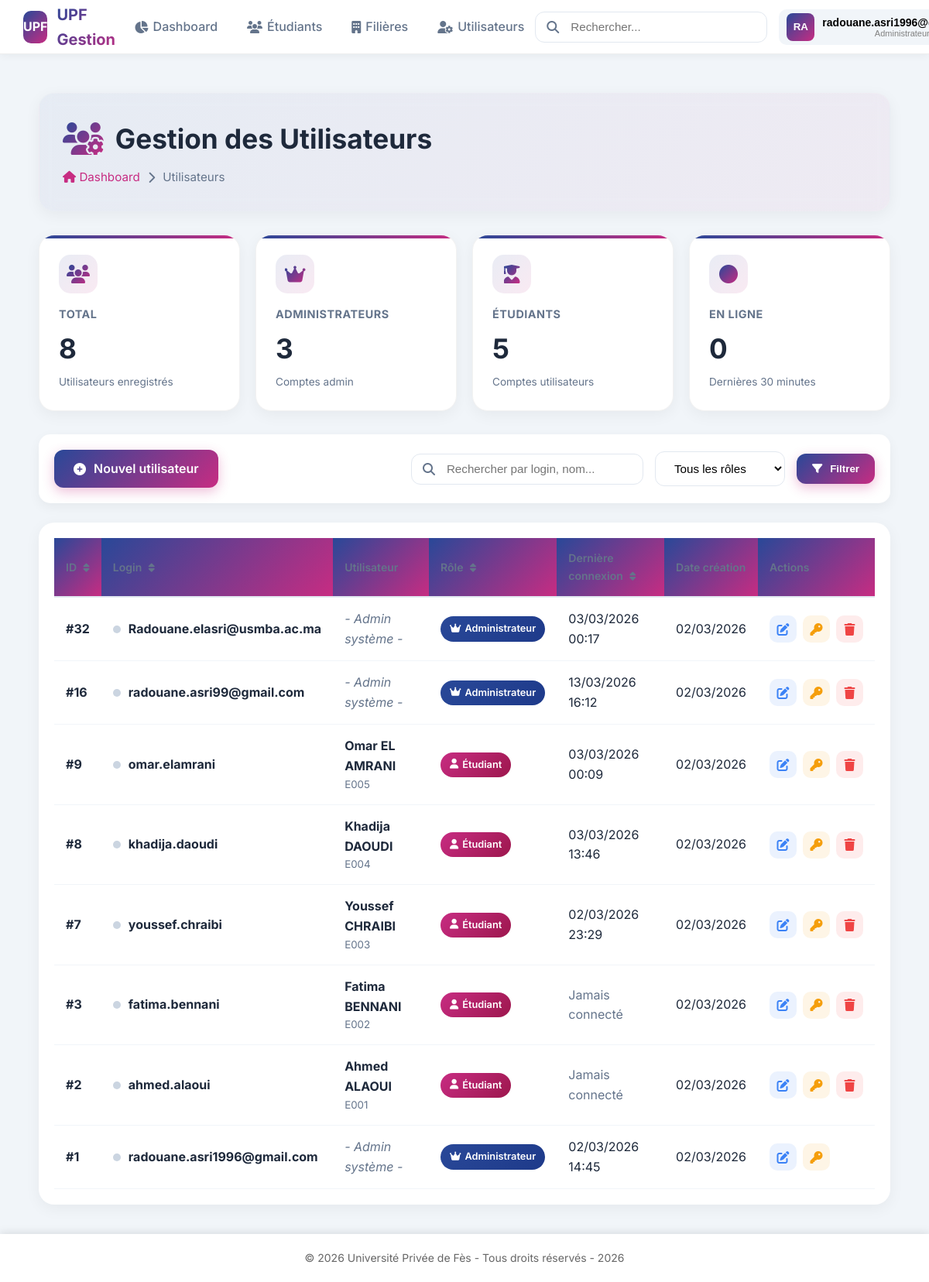
/admin/utilisateurs/liste.php (signed in), run on the app's committed database.
### tables this page shows
CREATE TABLE `utilisateurs` (
  `id` int(11) NOT NULL,
  `login` varchar(50) NOT NULL,
  `password` varchar(255) NOT NULL,
  `photo` varchar(255) DEFAULT NULL,
  `role` enum('admin','user') NOT NULL,
  `etudiant_id` varchar(10) DEFAULT NULL,
  `derniere_connexion` datetime DEFAULT NULL,
  `created_at` datetime NOT NULL
);

CREATE TABLE `etudiants` (
  `Code` varchar(10) NOT NULL,
  `Nom` varchar(50) NOT NULL,
  `Prenom` varchar(50) NOT NULL,
  `Filiere` varchar(10) DEFAULT NULL,
  `FNote` decimal(4,2) DEFAULT NULL,
  `Photo` varchar(255) DEFAULT NULL,
  `date_naissance` date DEFAULT NULL,
  `email` varchar(100) DEFAULT NULL,
  `telephone` varchar(20) DEFAULT NULL,
  `created_at` datetime NOT NULL
);

### admin/utilisateurs/liste.php (the view, shortened to what this page needs)
<?php
require_once '../../includes/header.php';
$pdo = getConnexion();
$page = isset($_GET['page']) ? (int)$_GET['page'] : 1;
$limit = 10;
$offset = ($page - 1) * $limit;
$search = isset($_GET['search']) ? trim($_GET['search']) : '';
$sort = isset($_GET['sort']) ? $_GET['sort'] : 'id';
$order = isset($_GET['order']) ? $_GET['order'] : 'DESC';
$sql = "SELECT u.*, e.Nom, e.Prenom, e.Code as etudiant_code
        FROM utilisateurs u
        LEFT JOIN etudiants e ON u.etudiant_id = e.Code
        WHERE 1=1";
$allowedSorts = ['id', 'login', 'role', 'derniere_connexion'];
$sort = in_array($sort, $allowedSorts) ? $sort : 'id';
$order = strtoupper($order) === 'ASC' ? 'ASC' : 'DESC';
$sql .= " ORDER BY u.$sort $order LIMIT :limit OFFSET :offset";
$stmt = $pdo->prepare($sql);
$stmt->bindValue(':limit', $limit, PDO::PARAM_INT);
$stmt->bindValue(':offset', $offset, PDO::PARAM_INT);
$stmt->execute();
$users = $stmt->fetchAll();
$stats = [
    'total' => $pdo->query("SELECT COUNT(*) FROM utilisateurs")->fetchColumn(),
    'admins' => $pdo->query("SELECT COUNT(*) FROM utilisateurs WHERE role = 'admin'")->fetchColumn(),
    'users' => $pdo->query("SELECT COUNT(*) FROM utilisateurs WHERE role = 'user'")->fetchColumn(),
    'online' => $pdo->query("SELECT COUNT(*) FROM utilisateurs WHERE derniere_connexion > DATE_SUB(NOW(), INTERVAL 30 MINUTE)")->fetchColumn()
];
?>
<div class="users-management">
    <div class="page-header">
        <h1>
            <i class="fas fa-users-cog"></i>
            Gestion des Utilisateurs
        </h1>
        <div class="breadcrumb">
            <a href="../dashboard.php"><i class="fas fa-home"></i> Dashboard</a>
            <i class="fas fa-chevron-right"></i>
            <span>Utilisateurs</span>
        </div>
    </div>
    <div class="stats-grid">
        <div class="stat-card">
            <div class="stat-icon">
                <i class="fas fa-users"></i>
            </div>
            <div class="stat-content">
                <h3>Total</h3>
                <div class="stat-number"><?php echo $stats['total']; ?></div>
                <div class="stat-label">Utilisateurs enregistrés</div>
            </div>
        </div>
        <div class="stat-card">
            <div class="stat-icon">
                <i class="fas fa-crown"></i>
            </div>
            <div class="stat-content">
                <h3>Administrateurs</h3>
                <div class="stat-number"><?php echo $stats['admins']; ?></div>
                <div class="stat-label">Comptes admin</div>
            </div>
        </div>
        <div class="stat-card">
            <div class="stat-icon">
                <i class="fas fa-user-graduate"></i>
            </div>
            <div class="stat-content">
                <h3>Étudiants</h3>
                <div class="stat-number"><?php echo $stats['users']; ?></div>
                <div class="stat-label">Comptes utilisateurs</div>
            </div>
        </div>
        <div class="stat-card">
            <div class="stat-icon">
                <i class="fas fa-circle"></i>
            </div>
            <div class="stat-content">
                <h3>En ligne</h3>
                <div class="stat-number"><?php echo $stats['online']; ?></div>
                <div class="stat-label">Dernières 30 minutes</div>
            </div>
        </div>
    </div>
    <div class="toolbar">
        <a href="ajouter.php" class="btn-add">
            <i class="fas fa-plus-circle"></i>
            Nouvel utilisateur
        </a>
        <div class="filters">
            <div class="search-box">
                <i class="fas fa-search"></i>
                <input type="text" id="searchInput" placeholder="Rechercher par login, nom..."
                       value="<?php echo htmlspecialchars($search); ?>">
            </div>
            <select class="filter-select" id="roleFilter">
                <option value="">Tous les rôles</option>
            </select>
            <button class="btn-add" onclick="applyFilters()" style="padding: 12px 20px;">
                <i class="fas fa-filter"></i>
                Filtrer
            </button>
        </div>
    </div>
    <div class="table-container">
        <table class="modern-table">
            <thead>
                <tr>
                    <th onclick="sortTable('id')">
                        ID <i class="fas fa-sort"></i>
                    </th>
                    <th onclick="sortTable('login')">
                        Login <i class="fas fa-sort"></i>
                    </th>
                    <th>Utilisateur</th>
                    <th onclick="sortTable('role')">
                        Rôle <i class="fas fa-sort"></i>
                    </th>
                    <th onclick="sortTable('derniere_connexion')">
                        Dernière connexion <i class="fas fa-sort"></i>
                    </th>
                    <th>Date création</th>
                    <th>Actions</th>
                </tr>
            </thead>
            <tbody>
                <?php if (count($users) > 0): ?>
                    <?php foreach ($users as $user):
                        $isOnline = $user['derniere_connexion'] && strtotime($user['derniere_connexion']) > strtotime('-30 minutes');
                    ?>
                        <tr>
                            <td><strong>#<?php echo $user['id']; ?></strong></td>
                            <td>
                                <div style="display: flex; align-items: center; gap: 10px;">
                                    <div class="online-status">
                                        <span class="online-dot <?php echo $isOnline ? 'active' : ''; ?>"></span>
                                    </div>
                                    <strong><?php echo htmlspecialchars($user['login']); ?></strong>
                                </div>
                            </td>
                            <td>
                                <?php if ($user['etudiant_id']): ?>
                                    <div style="display: flex; flex-direction: column;">
                                        <strong><?php echo htmlspecialchars($user['Prenom'] . ' ' . $user['Nom']); ?></strong>
                                        <small style="color: var(--gray);"><?php echo $user['etudiant_id']; ?></small>
                                    </div>
                                <?php else: ?>
                                    <em style="color: var(--gray);">- Admin système -</em>
                                <?php endif; ?>
                            </td>
                            <td>
                                <?php if ($user['role'] === 'admin'): ?>
                                    <span class="role-badge role-admin">
                                        <i class="fas fa-crown"></i>
                                        Administrateur
                                    </span>
                                <?php else: ?>
                                    <span class="role-badge role-user">
                                        <i class="fas fa-user"></i>
                                        Étudiant
                                    </span>
                                <?php endif; ?>
                            </td>
                            <td>
                                <?php if ($user['derniere_connexion']): ?>
                                    <div style="display: flex; flex-direction: column;">
                                        <span><?php echo date('d/m/Y H:i', strtotime($user['derniere_connexion'])); ?></span>
                                    </div>
                                <?php else: ?>
                                    <span style="color: var(--gray);">Jamais connecté</span>
                                <?php endif; ?>
                            </td>
                            <td><?php echo date('d/m/Y', strtotime($user['created_at'])); ?></td>
                            <td>
                                <div class="actions">
                                    <a href="modifier.php?id=<?php echo $user['id']; ?>" class="action-btn edit" title="Modifier">
                                        <i class="fas fa-edit"></i>
                                    </a>
                                    <a href="reset_password.php?id=<?php echo $user['id']; ?>" class="action-btn reset" title="Réinitialiser mot de passe" onclick="return confirm('Voulez-vous réinitialiser le mot de passe de cet utilisateur ?')">
                                        <i class="fas fa-key"></i>
                                    </a>
                                    <?php if ($user['id'] != $_SESSION['user_id']): ?>
                                        <a href="supprimer.php?id=<?php echo $user['id']; ?>" class="action-btn delete" title="Supprimer" onclick="return confirm('Êtes-vous sûr de vouloir supprimer cet utilisateur ?')">
                                            <i class="fas fa-trash"></i>
                                        </a>
                                    <?php endif; ?>
                                </div>
                            </td>
                        </tr>
                    <?php endforeach; ?>
                <?php endif; ?>
            </tbody>
        </table>
    </div>
</div>
<?php require_once '../../includes/footer.php'; ?>

### assets/style.css (style rules this page uses)
:root { --upf-blue: #294898; --upf-pink: #C72C82; --upf-gray: #f5f5f5; --white: #ffffff; --dark: #333333; --success: #28a745; --danger: #dc3545; --warning: #ffc107; --info: #17a2b8; }
* { margin: 0; padding: 0; box-sizing: border-box; }
body { font-family: 'Segoe UI', Tahoma, Geneva, Verdana, sans-serif; background: linear-gradient(135deg, var(--upf-blue) 0%, var(--upf-pink) 100%); min-height: 100vh; line-height: 1.6; }
.table-container { background: var(--white); border-radius: 10px; padding: 20px; box-shadow: 0 5px 20px rgba(0, 0, 0, 0.1); overflow-x: auto; }
table { width: 100%; border-collapse: collapse; }
th { background: linear-gradient(135deg, var(--upf-blue), var(--upf-pink)); color: white; padding: 12px; font-size: 14px; text-align: left; }
td { padding: 12px; border-bottom: 1px solid #eee; }

### includes/header.php (style rules this page uses)
:root { --upf-blue:#294898; --upf-pink:#C72C82; --gradient:linear-gradient(135deg,var(--upf-blue),var(--upf-pink)); --dark:#1e293b; --gray:#64748b; --light:#f8fafc; --danger:#ef4444; --header-height:70px; }
* { margin:0; padding:0; box-sizing:border-box; }
body { font-family:'Inter',sans-serif; background:#f1f5f9; color:var(--dark); }
.search-box { position:relative; }
.search-box input { height:40px; padding:0 14px 0 35px; border:1px solid #ddd; border-radius:8px; width:230px; }
.search-box i { position:absolute; left:10px; top:50%; transform:translateY(-50%); color:var(--gray); }

### data on the page
utilisateurs: id "32", login "Radouane.elasri@usmba.ac.ma", shows "- Admin système -", role "admin" (drawn), derniere_connexion "03/03/2026 00:17", created_at "02/03/2026"
utilisateurs: id "16", login "radouane.asri99@gmail.com", shows "- Admin système -", role "admin" (drawn), derniere_connexion "13/03/2026 16:12", created_at "02/03/2026"
utilisateurs: id "9", login "omar.elamrani", etudiant.Nom "Omar EL AMRANI", etudiant "E005", role "user" (drawn), derniere_connexion "03/03/2026 00:09", created_at "02/03/2026"
utilisateurs: id "8", login "khadija.daoudi", etudiant.Nom "Khadija DAOUDI", etudiant "E004", role "user" (drawn), derniere_connexion "03/03/2026 13:46", created_at "02/03/2026"
utilisateurs: id "7", login "youssef.chraibi", etudiant.Nom "Youssef CHRAIBI", etudiant "E003", role "user" (drawn), derniere_connexion "02/03/2026 23:29", created_at "02/03/2026"
utilisateurs: id "3", login "fatima.bennani", etudiant.Nom "Fatima BENNANI", etudiant "E002", role "user" (drawn), shows "Jamais connecté", created_at "02/03/2026"
utilisateurs: id "2", login "ahmed.alaoui", etudiant.Nom "Ahmed ALAOUI", etudiant "E001", role "user" (drawn), shows "Jamais connecté", created_at "02/03/2026"
utilisateurs: id "1", login "radouane.asri1996@gmail.com", shows "- Admin système -", role "admin" (drawn), derniere_connexion "02/03/2026 14:45", created_at "02/03/2026"

### other printed values
$initiales "RA"
$stats['total'] "8"
$stats['admins'] "3"
$stats['users'] "5"
$stats['online'] "0"
